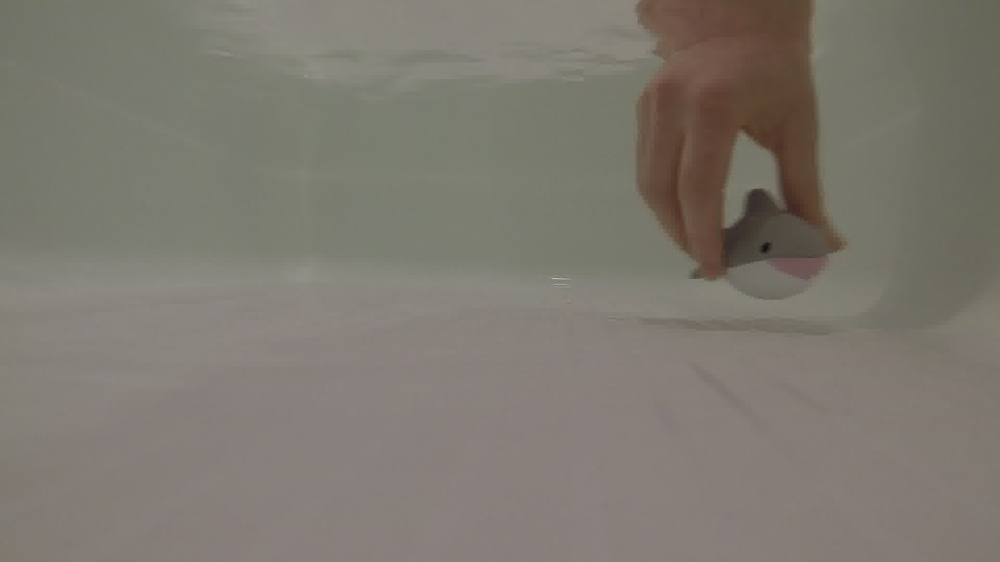
#> input picture lab9/baby_shark.jpg, 1000 x 562 px, shrunk from 1920 x 1080 before the run
$ python detect_shark.py
#> lines starting #> are read from the running program, lines starting #| are printed output that depends on the picture
import numpy as np
import matplotlib.pyplot as plt
import cv2

img = cv2.imread("baby_shark.jpg")
#> img is the input picture: shape (562, 1000, 3); mean B, G, R 112, 120.8, 125.7
img_hsv = cv2.cvtColor(img, cv2.COLOR_BGR2HSV)
#> img_hsv: shape (562, 1000, 3); mean H, S, V 20.7, 30.3, 126.3
H_shark = img_hsv[:, :, 0]
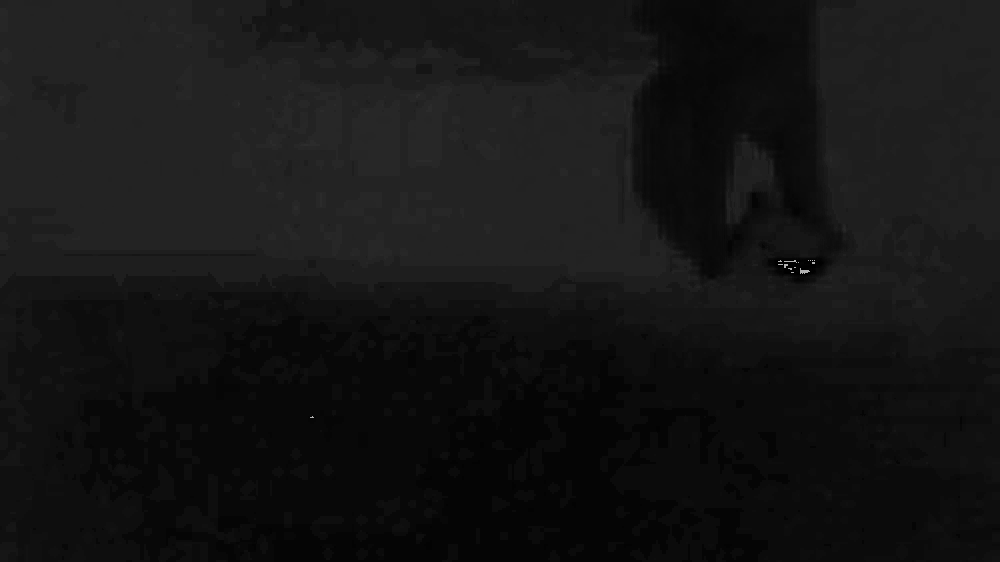
#> H_shark: shape (562, 1000); min 0, max 179, mean 20.7
S_shark = img_hsv[:, :, 1]
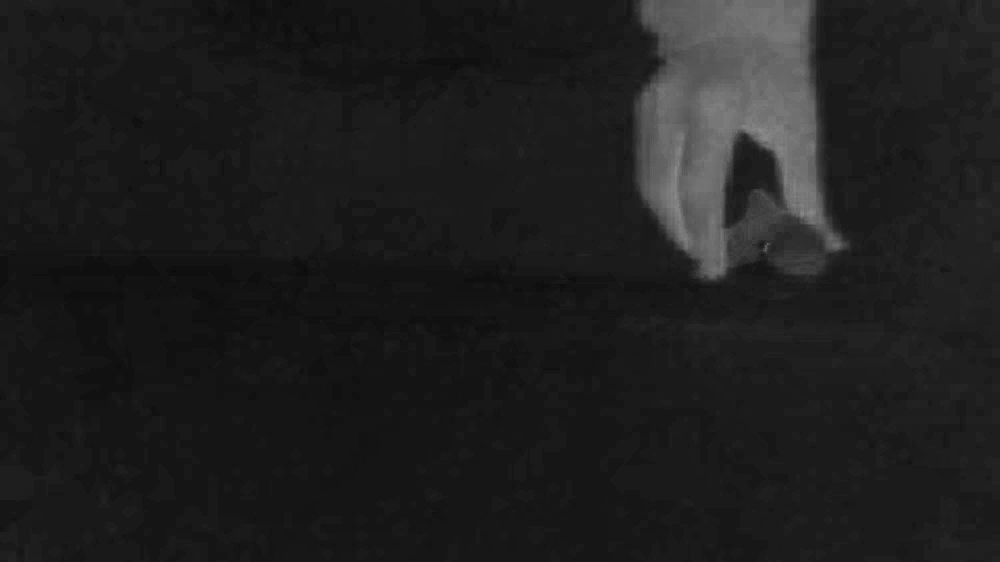
#> S_shark: shape (562, 1000); min 11, max 141, mean 30.3
V_shark = img_hsv[:, :, 2]
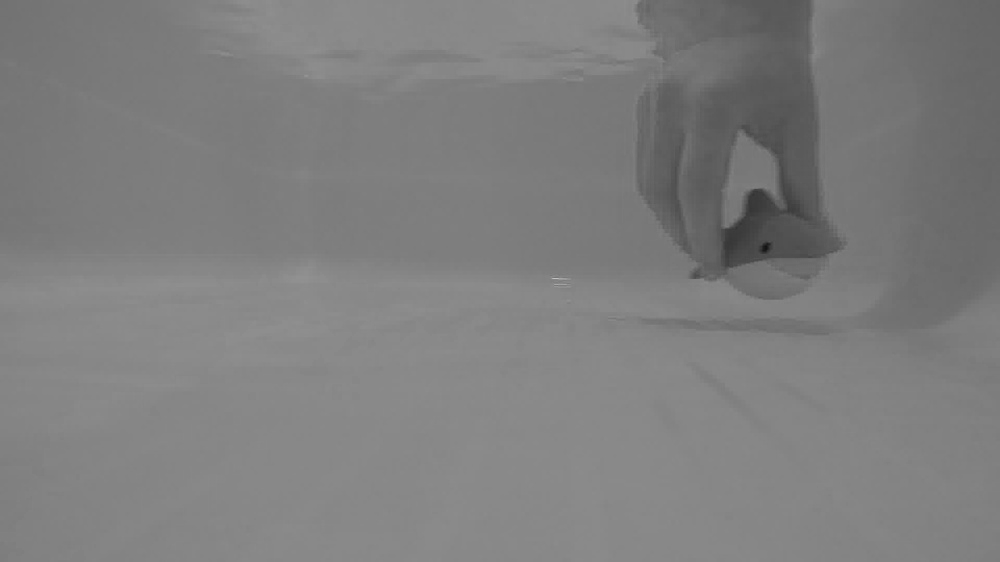
#> V_shark: shape (562, 1000); min 18, max 196, mean 126.3
fig, ax = plt.subplots(1, 3, figsize=(15, 10))
#> (the run stopped early here; a loop or call above may not have finished)

$ run again, with lab9/baby_turtle.jpg copied over lab9/baby_shark.jpg
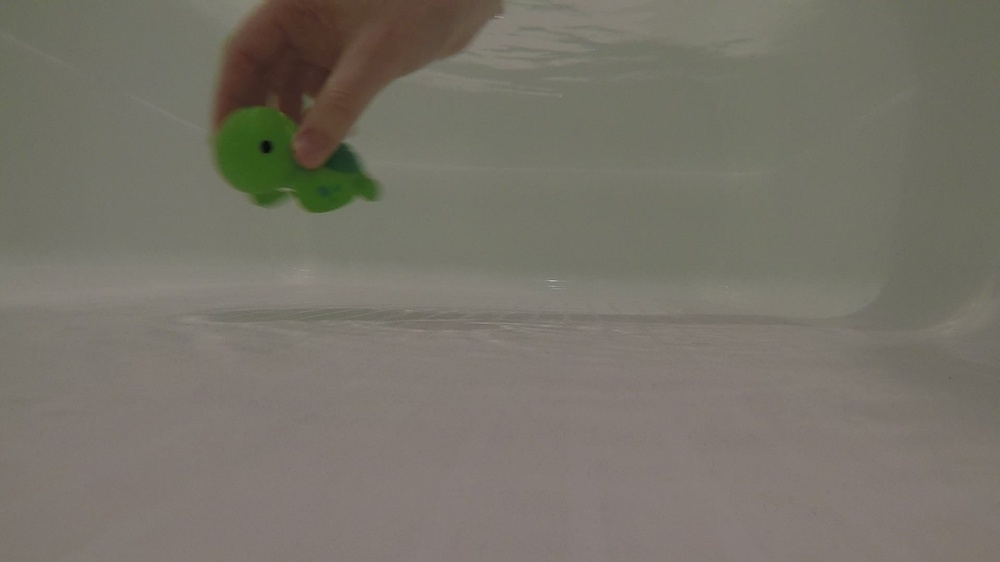
#> input picture lab9/baby_turtle.jpg, 1000 x 562 px, shrunk from 1920 x 1080 before the run
#> img is the input picture: shape (562, 1000, 3); mean B, G, R 104.9, 115.2, 119.1
#> img_hsv: shape (562, 1000, 3); mean H, S, V 22.3, 34, 119.9
#> `S_shark = img_hsv[:, :, 1]`:
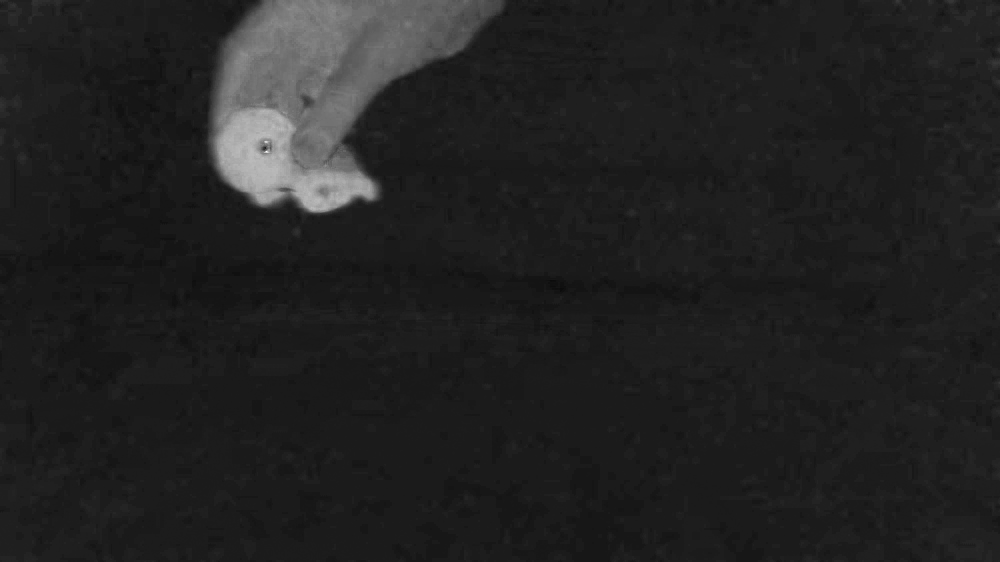
#> S_shark: shape (562, 1000); min 11, max 255, mean 34
#> `V_shark = img_hsv[:, :, 2]`:
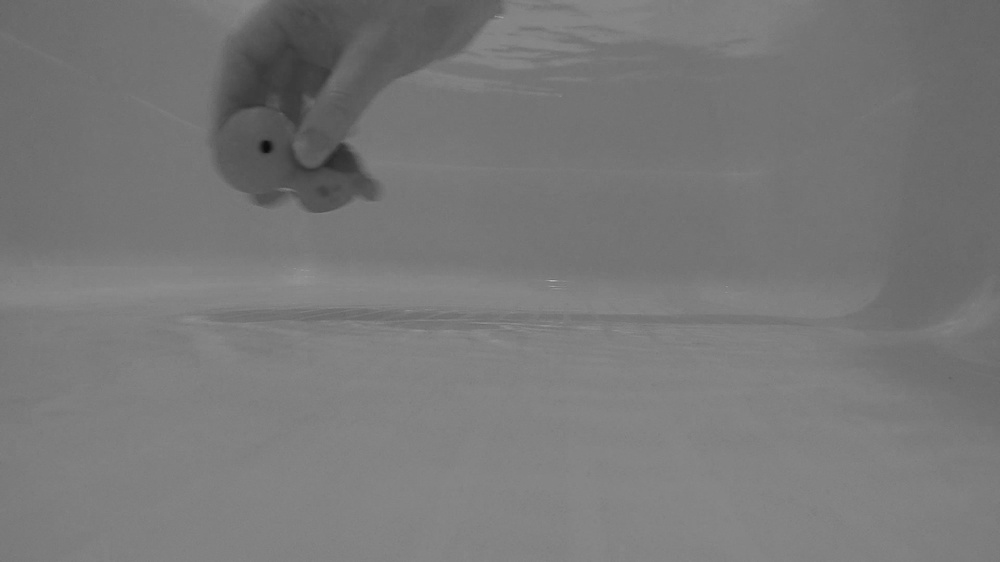
#> V_shark: shape (562, 1000); min 12, max 186, mean 119.9

$ run again, with lab9/The_Dress.png saved as lab9/baby_shark.jpg
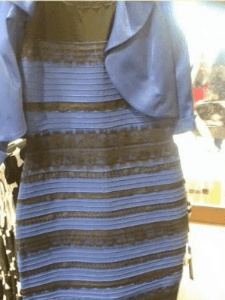
#> input picture lab9/The_Dress.png, 225 x 300 px
#> img is the input picture: shape (300, 225, 3); mean B, G, R 138, 133.8, 133.5
#> img_hsv: shape (300, 225, 3); mean H, S, V 69.5, 55.3, 150.6
#> `S_shark = img_hsv[:, :, 1]`:
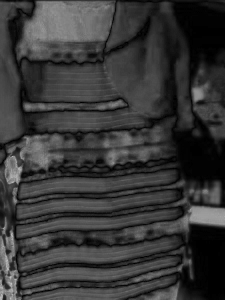
#> S_shark: shape (300, 225); min 0, max 191, mean 55.3
#> `V_shark = img_hsv[:, :, 2]`:
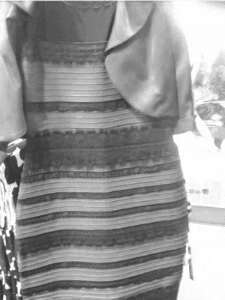
#> V_shark: shape (300, 225); min 42, max 255, mean 150.6
